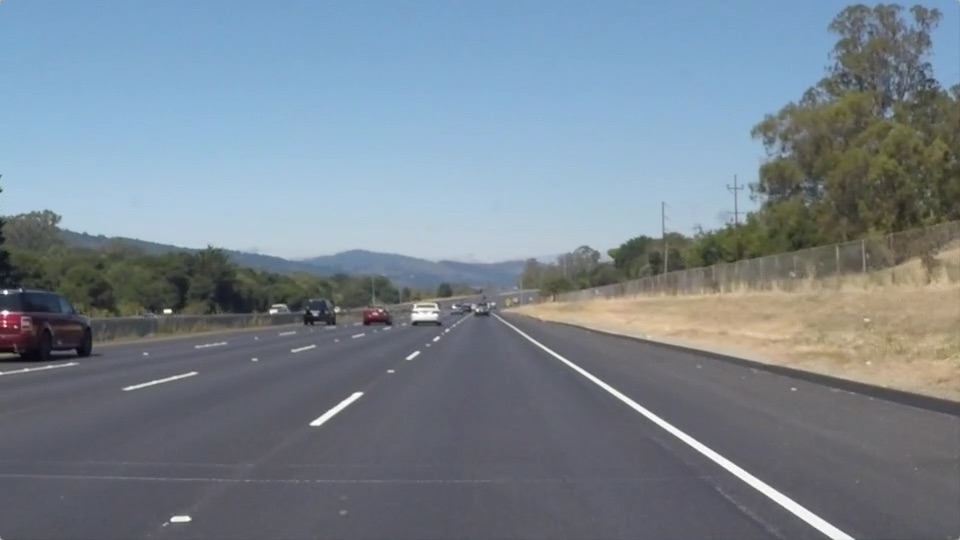
#> input picture 车道检测/测试代码/test.jpg, 960 x 540 px
$ jupyter execute '灰度直方图.ipynb'   (Python 2 division)   (older library calls are emulated)
#> lines starting #> are read from the running program, lines starting #| are printed output that depends on the picture
[cell 1]
import matplotlib.pyplot as plt
import numpy as np


random_state = np.random.RandomState(19680801)
X = random_state.randn(10000)
print(X,'\t')
fig, ax = plt.subplots()
ax.hist(X, bins=25, normed=True, color = 'yellow')
x = np.linspace(-5, 5, 1000)
ax.plot(x, 1 / np.sqrt(2*np.pi) * np.exp(-(x**2)/2), linewidth=4)
plt.show()
#> figure, not shown here; tallest bar 0.398 high, from x = -0.336 to -0.0243; curve peaks at x = -0.00501, y = 0.399

[cell 2]
import cv2
import numpy as np
import matplotlib.pyplot as plt

img = cv2.imread('test.jpg',0) #直接读为灰度图像
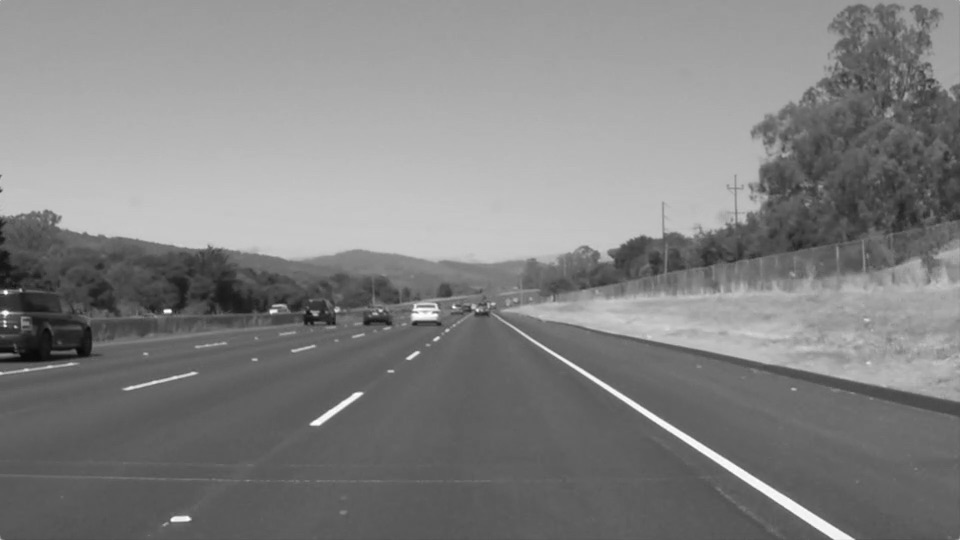
#> img: shape (540, 960); min 8, max 255, mean 130.1
#opencv方法读取-cv2.calcHist（速度最快）
#图像，通道[0]-灰度图，掩膜-无，灰度级，像素范围
hist_cv = cv2.calcHist([img],[0],None,[256],[0,256])
#> hist_cv = 256 values, max 15570 at index 96, min 0 at index 0, mean 2025
#numpy方法读取-np.histogram()
hist_np,bins = np.histogram(img.ravel(),256,[0,256])
#> hist_np has the same summary as hist_cv; bins = 257 values from 0 to 256
#numpy的另一种方法读取-np.bincount()（速度=10倍法2）
hist_np2 = np.bincount(img.ravel(),minlength=256)
#> hist_np2 has the same summary as hist_cv
print(hist_np,'\n下一行\n',bins)
#> (printed output is left out)
plt.subplot(221),plt.imshow(img,'gray')
plt.subplot(222),plt.plot(hist_cv)
plt.subplot(223),plt.plot(hist_np)
plt.subplot(224),plt.plot(hist_np2)
#> figure, not shown here; panel 2: curve peaks at x = 96, y = 15570; panel 3: curve peaks at x = 96, y = 15570; panel 4: curve peaks at x = 96, y = 15570

[cell 3]
import cv2
import numpy as np
import matplotlib.pyplot as plt
img = cv2.imread('test.jpg',0) #直接读为灰度图像
mask = np.zeros(img.shape[:2],np.uint8)
mask[100:200,100:200] = 255
masked_img = cv2.bitwise_and(img,img,mask=mask)
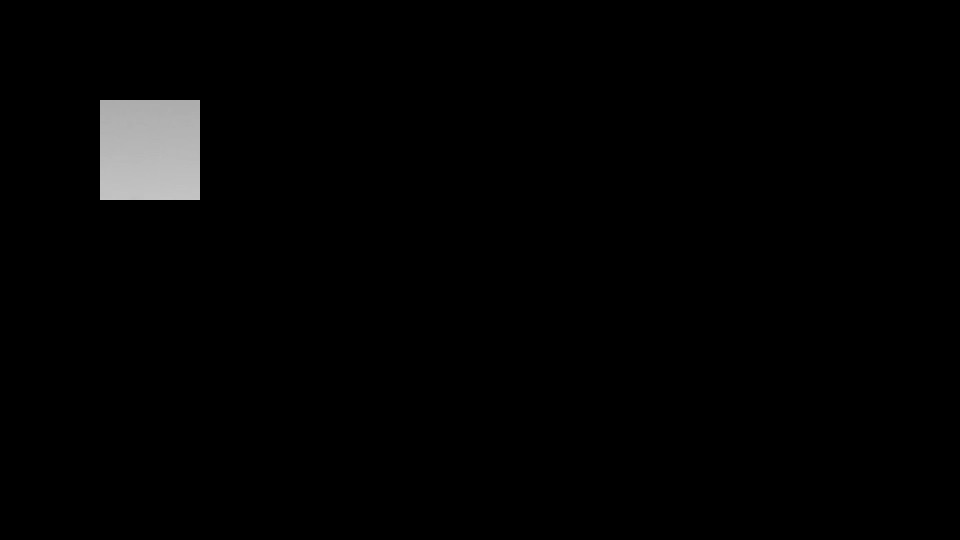
#> masked_img: shape (540, 960); min 0, max 196, mean 3.5

#opencv方法读取-cv2.calcHist（速度最快）
#图像，通道[0]-灰度图，掩膜-无，灰度级，像素范围
hist_full = cv2.calcHist([img],[0],None,[256],[0,256])
#> hist_full has the same summary as hist_cv
hist_mask = cv2.calcHist([img],[0],mask,[256],[0,256])
#> hist_mask = 256 values, max 613 at index 174, min 0 at index 0, mean 39.06

plt.subplot(221),plt.imshow(img,'gray')
plt.subplot(222),plt.imshow(mask,'gray')
plt.subplot(223),plt.imshow(masked_img,'gray')
plt.subplot(224),plt.plot(hist_full),plt.plot(hist_mask)
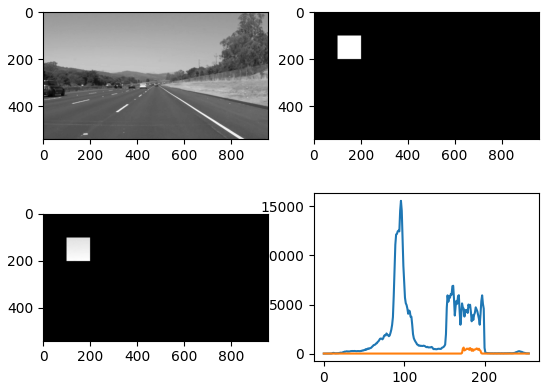
#> figure drawn by matplotlib, 4 panels; panel 4: curve peaks at x = 96, y = 15570; panel 4: curve peaks at x = 174, y = 613

[cell 4]
import cv2
import matplotlib.pyplot as plt

img = cv2.imread('test.jpg',0) #直接读为灰度图像
res = cv2.equalizeHist(img)
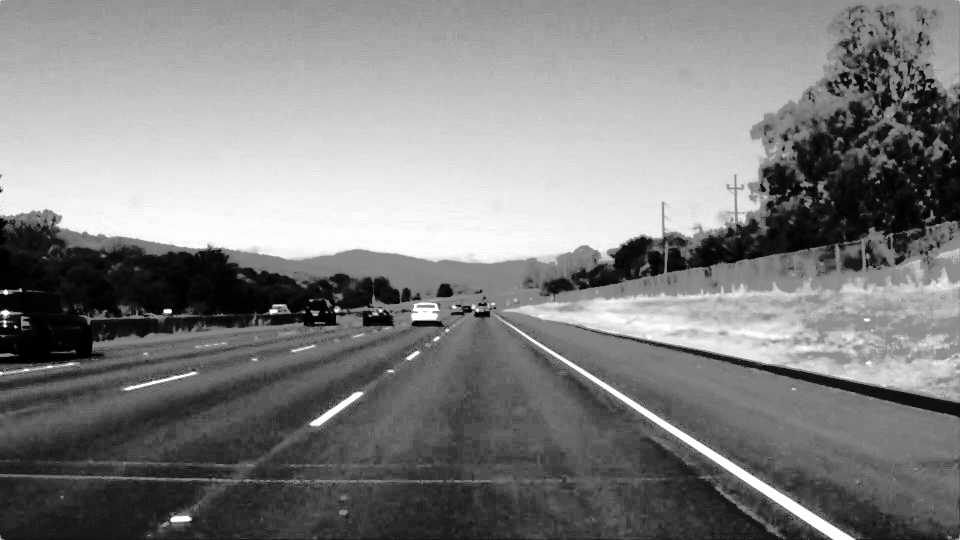
#> res: shape (540, 960); min 0, max 255, mean 129.1

plt.subplot(121),plt.imshow(img,'gray')
plt.subplot(122),plt.imshow(res,'gray')

[cell 5]
import cv2
import matplotlib.pyplot as plt

img = cv2.imread('test.jpg',0) #直接读为灰度图像
clahe = cv2.createCLAHE(clipLimit=2,tileGridSize=(10,10))
cl1 = clahe.apply(img)

plt.subplot(121),plt.imshow(img,'gray')
plt.subplot(122),plt.imshow(cl1,'gray')

[cell 6]
import cv2
import numpy as np
import matplotlib.pyplot as plt

img = cv2.imread('test.jpg',0) #直接读为灰度图像
f = np.fft.fft2(img)
fshift = np.fft.fftshift(f)
#取绝对值：将复数变化成实数
#取对数的目的为了将数据变化到较小的范围（比如0-255）
s1 = np.log(np.abs(f))
s2 = np.log(np.abs(fshift))
plt.subplot(121),plt.imshow(s1,'gray'),plt.title('original')
plt.subplot(122),plt.imshow(s2,'gray'),plt.title('center')

[cell 7]
import cv2
import numpy as np
import matplotlib.pyplot as plt

img = cv2.imread('t0.jpg',0) #直接读为灰度图像
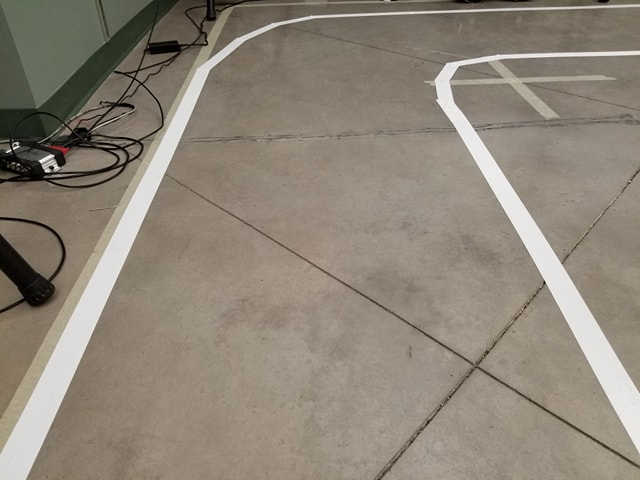
#> input picture 车道检测/测试代码/t0.jpg, 640 x 480 px
#> img: shape (480, 640); min 0, max 255, mean 134.4
f = np.fft.fft2(img)
fshift = np.fft.fftshift(f)
#取绝对值：将复数变化成实数
#取对数的目的为了将数据变化到较小的范围（比如0-255）
s1 = np.log(np.abs(f))
#> s1: shape (480, 640) float64
s2 = np.log(np.abs(fshift))
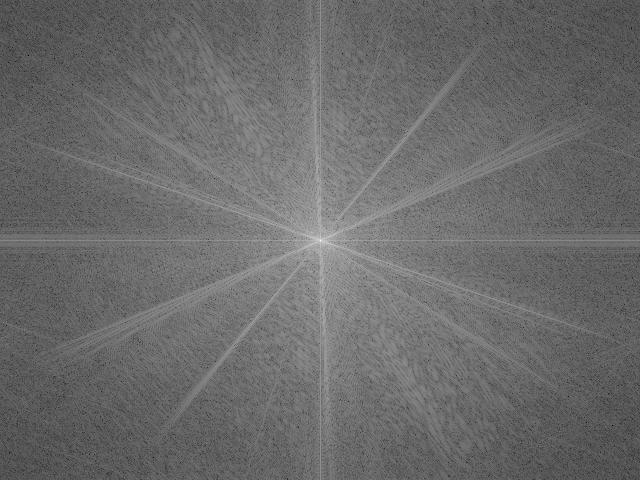
#> s2: shape (480, 640) float64; min 0.407, max 17.54, mean 7.59; drawn with min black and max white
plt.subplot(131),plt.imshow(img)
plt.subplot(132),plt.imshow(s1,'gray'),plt.title('original')
plt.subplot(133),plt.imshow(s2,'gray'),plt.title('center')

[cell 8]
import cv2
import numpy as np
import matplotlib.pyplot as plt

img = cv2.imread('4.jpg',0) #直接读为灰度图像
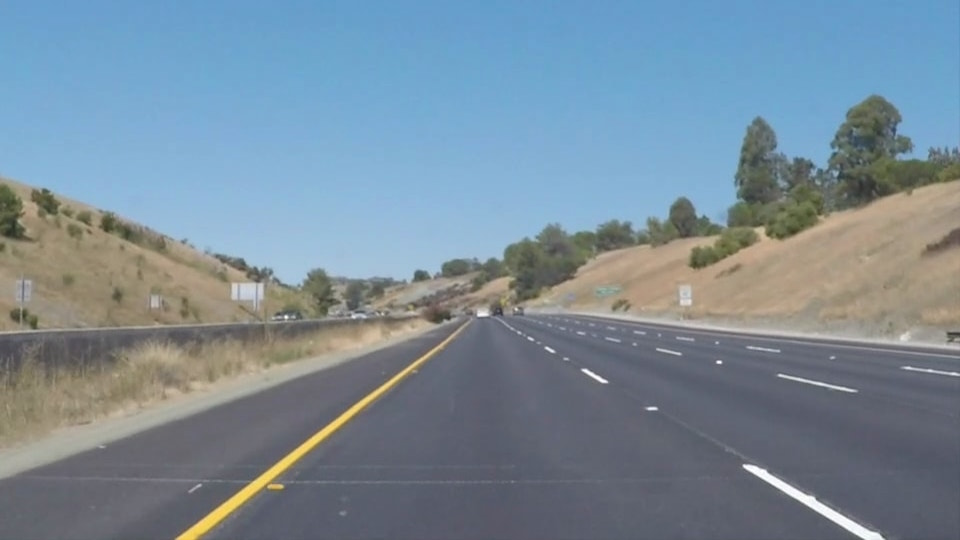
#> input picture 车道检测/测试代码/4.jpg, 960 x 540 px
#> img: shape (540, 960); min 42, max 255, mean 135.5
f = np.fft.fft2(img)
fshift = np.fft.fftshift(f)
#取绝对值：将复数变化成实数
#取对数的目的为了将数据变化到较小的范围（比如0-255）
s1 = np.log(np.abs(f))
#> s1: shape (540, 960) float64
s2 = np.log(np.abs(fshift))
#> s2: shape (540, 960) float64
plt.subplot(131),plt.imshow(img)
plt.subplot(132),plt.imshow(s1,'gray'),plt.title('original')
plt.subplot(133),plt.imshow(s2,'gray'),plt.title('center')

[cell 9]
#高通滤波
import cv2
import numpy as np
import matplotlib.pyplot as plt

img_man = cv2.imread('1.jpg',0) #直接读为灰度图像
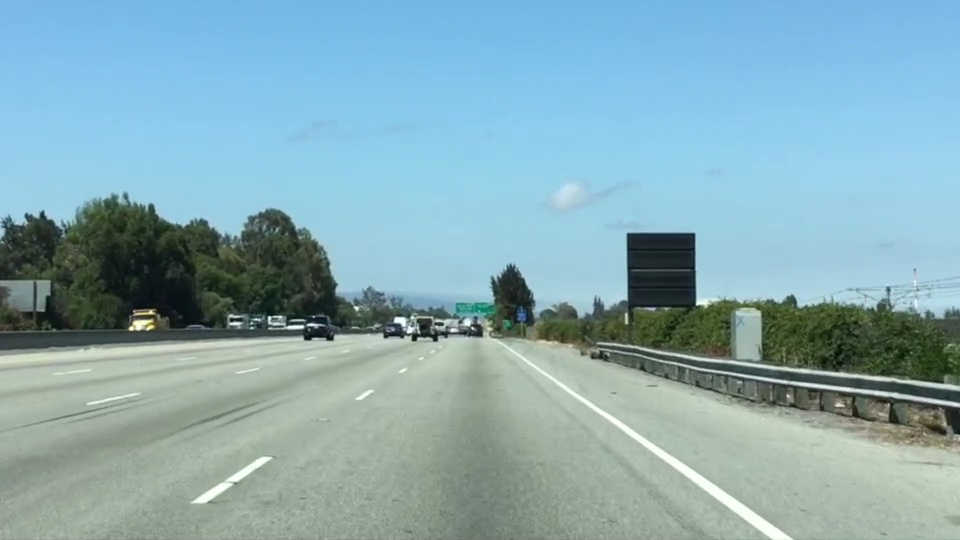
#> input picture 车道检测/测试代码/1.jpg, 960 x 540 px
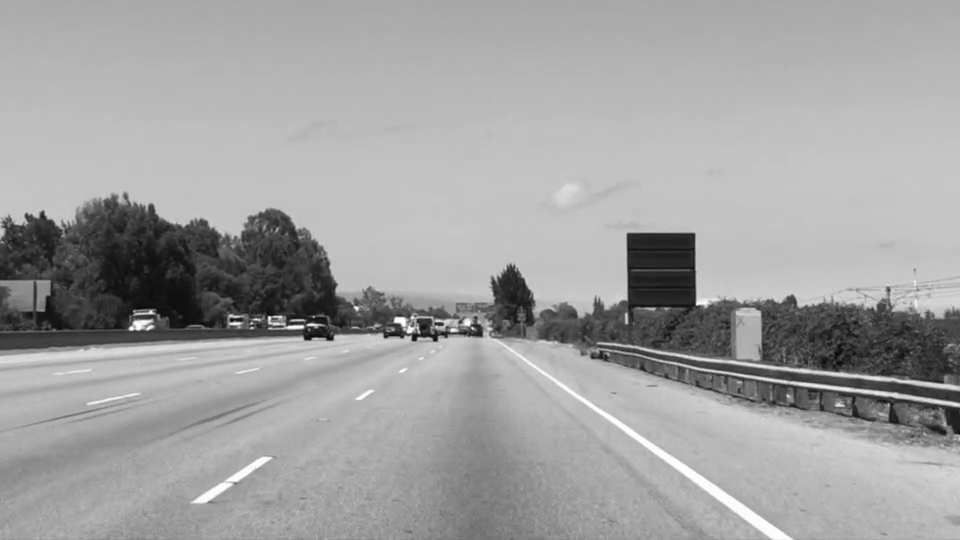
#> img_man: shape (540, 960); min 5, max 255, mean 161.4
plt.subplot(121),plt.imshow(img_man,'gray'),plt.title('origial')
plt.xticks([]),plt.yticks([])
#--------------------------------
rows,cols = img_man.shape
#> rows = 540; cols = 960
mask = np.ones(img_man.shape,np.uint8)
mask[rows/2-30:rows/2+30,cols/2-30:cols/2+30] = 0
#--------------------------------
f1 = np.fft.fft2(img_man)
f1shift = np.fft.fftshift(f1)
f1shift = f1shift*mask
f2shift = np.fft.ifftshift(f1shift) #对新的进行逆变换
img_new = np.fft.ifft2(f2shift)
#出来的是复数，无法显示
img_new = np.abs(img_new)
#调整大小范围便于显示
img_new = (img_new-np.amin(img_new))/(np.amax(img_new)-np.amin(img_new))
plt.subplot(122),plt.imshow(img_new,'gray'),plt.title('Highpass')
plt.xticks([]),plt.yticks([])

[cell 10]
import cv2
import numpy as np
import matplotlib.pyplot as plt

img_man = cv2.imread('test.jpg',0) #直接读为灰度图像
plt.subplot(121),plt.imshow(img_man,'gray'),plt.title('origial')
plt.xticks([]),plt.yticks([])
#--------------------------------
rows,cols = img_man.shape
mask1 = np.ones(img_man.shape,np.uint8)
mask1[rows/2-8:rows/2+8,cols/2-8:cols/2+8] = 0
mask2 = np.zeros(img_man.shape,np.uint8)
mask2[rows/2-80:rows/2+80,cols/2-80:cols/2+80] = 1
mask = mask1*mask2
#--------------------------------
f1 = np.fft.fft2(img_man)
f1shift = np.fft.fftshift(f1)
f1shift = f1shift*mask
f2shift = np.fft.ifftshift(f1shift) #对新的进行逆变换
img_new = np.fft.ifft2(f2shift)
#出来的是复数，无法显示
img_new = np.abs(img_new)
#调整大小范围便于显示
img_new = (img_new-np.amin(img_new))/(np.amax(img_new)-np.amin(img_new))
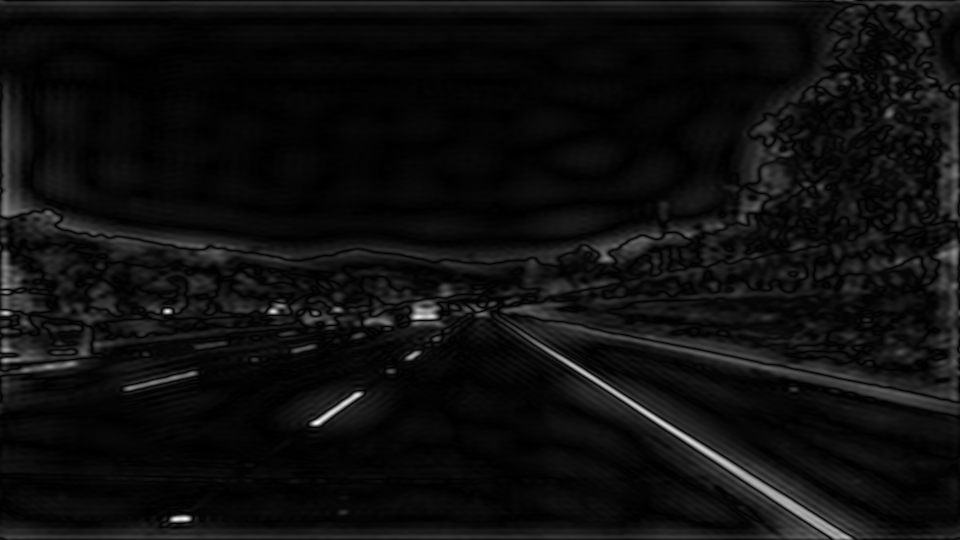
#> img_new: shape (540, 960) float64; min 0, max 1, mean 0.0603
plt.subplot(122),plt.imshow(img_new,'gray')
plt.xticks([]),plt.yticks([])
